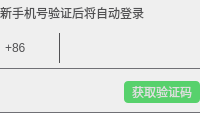
                <widget class="QWidget" name="tab_login1">
                 <attribute name="title">
                  <string>短信登录</string>
                 </attribute>
                 <layout class="QVBoxLayout" name="verticalLayout_7">
                  <property name="spacing">
                   <number>0</number>
                  </property>
                  <property name="leftMargin">
                   <number>0</number>
                  </property>
                  <property name="topMargin">
                   <number>0</number>
                  </property>
                  <property name="rightMargin">
                   <number>0</number>
                  </property>
                  <property name="bottomMargin">
                   <number>0</number>
                  </property>
                  <item>
                   <layout class="QVBoxLayout" name="verticalLayout_6">
                    <property name="spacing">
                     <number>4</number>
                    </property>
                    <item>
                     <widget class="QLabel" name="label_warning">
                      <property name="minimumSize">
                       <size>
                        <width>0</width>
                        <height>25</height>
                       </size>
                      </property>
                      <property name="maximumSize">
                       <size>
                        <width>16777215</width>
                        <height>25</height>
                       </size>
                      </property>
                      <property name="styleSheet">
                       <string notr="true">QLabel
{
color: #515153;
font: 75 10pt &quot;Microsoft YaHei UI&quot;;
}</string>
                      </property>
                      <property name="text">
                       <string>新手机号验证后将自动登录</string>
                      </property>
                     </widget>
                    </item>
                    <item>
                     <widget class="QFrame" name="frame_account">
                      <property name="minimumSize">
                       <size>
                        <width>0</width>
                        <height>40</height>
                       </size>
                      </property>
                      <property name="maximumSize">
                       <size>
                        <width>16777215</width>
                        <height>40</height>
                       </size>
                      </property>
                      <property name="styleSheet">
                       <string notr="true">QFrame
{
border: 0px solid rgba(58, 58, 65,0.7);
border-bottom-width: 1px;
}</string>
                      </property>
                      <property name="frameShape">
                       <enum>QFrame::StyledPanel</enum>
                      </property>
                      <property name="frameShadow">
                       <enum>QFrame::Raised</enum>
                      </property>
                      <layout class="QVBoxLayout" name="verticalLayout_4">
                       <property name="spacing">
                        <number>0</number>
                       </property>
                       <property name="leftMargin">
                        <number>0</number>
                       </property>
                       <property name="topMargin">
                        <number>0</number>
                       </property>
                       <property name="rightMargin">
                        <number>0</number>
                       </property>
                       <property name="bottomMargin">
                        <number>1</number>
                       </property>
                       <item>
                        <layout class="QHBoxLayout" name="horizontalLayout_5">
                         <item>
                          <widget class="QComboBox" name="comboBox_area">
                           <property name="minimumSize">
                            <size>
                             <width>60</width>
                             <height>30</height>
                            </size>
                           </property>
                           <property name="maximumSize">
                            <size>
                             <width>60</width>
                             <height>30</height>
                            </size>
                           </property>
                           <property name="styleSheet">
                            <string notr="true">#comboBox_area
{
color: #515153;
border: 0px solid #515153;
border-right-width: 1px;
font: 75 11pt &quot;Microsoft YaHei UI&quot;;
background-color: transparent;
}

#comboBox_area::drop-down
{
border: none;
}

QListView
{
color: #515153;
font: 75 11pt &quot;Microsoft YaHei UI&quot;;
background-color: #30333f;
}

QListView::item
{
height: 25px;
border-radius: 3px;
}

QListView::item:hover
{
height: 28px;
color: #ffffff;
background-color: #32486d;
}</string>
                           </property>
                           <item>
                            <property name="text">
                             <string>+86</string>
                            </property>
                           </item>
                           <item>
                            <property name="text">
                             <string>186</string>
                            </property>
                           </item>
                           <item>
                            <property name="text">
                             <string>183</string>
                            </property>
                           </item>
                           <item>
                            <property name="text">
                             <string>130</string>
                            </property>
                           </item>
                           <item>
                            <property name="text">
                             <string>138</string>
                            </property>
                           </item>
                           <item>
                            <property name="text">
                             <string>169</string>
                            </property>
                           </item>
                           <item>
                            <property name="text">
                             <string>131</string>
                            </property>
                           </item>
                          </widget>
                         </item>
                         <item>
                          <widget class="QLineEdit" name="lineEdit_telNumber">
                           <property name="minimumSize">
                            <size>
                             <width>0</width>
                             <height>30</height>
                            </size>
                           </property>
                           <property name="maximumSize">
                            <size>
                             <width>16777215</width>
                             <height>30</height>
                            </size>
                           </property>
                           <property name="styleSheet">
                            <string notr="true">QLineEdit
{
border:  none;
color: white;
font: 75 10pt &quot;Microsoft YaHei UI&quot;;
padding-left: 5px;
background-color: transparent;
}

QLineEdit:hover
{

}

</string>
                           </property>
                           <property name="text">
                            <string/>
                           </property>
                          </widget>
                         </item>
                        </layout>
                       </item>
                      </layout>
                     </widget>
                    </item>
                    <item>
                     <widget class="QFrame" name="frame_passwd">
                      <property name="minimumSize">
                       <size>
                        <width>0</width>
                        <height>40</height>
                       </size>
                      </property>
                      <property name="maximumSize">
                       <size>
                        <width>16777215</width>
                        <height>40</height>
                       </size>
                      </property>
                      <property name="styleSheet">
                       <string notr="true">QFrame
{
border: 0px solid rgba(58, 58, 65,0.7);
border-bottom-width: 1px;
}</string>
                      </property>
                      <property name="frameShape">
                       <enum>QFrame::StyledPanel</enum>
                      </property>
                      <property name="frameShadow">
                       <enum>QFrame::Raised</enum>
                      </property>
                      <layout class="QVBoxLayout" name="verticalLayout_5">
                       <property name="spacing">
                        <number>0</number>
                       </property>
                       <property name="leftMargin">
                        <number>0</number>
                       </property>
                       <property name="topMargin">
                        <number>0</number>
                       </property>
                       <property name="rightMargin">
                        <number>0</number>
                       </property>
                       <property name="bottomMargin">
                        <number>1</number>
                       </property>
                       <item>
                        <layout class="QHBoxLayout" name="horizontalLayout_6">
                         <property name="spacing">
                          <number>0</number>
                         </property>
                         <item>
                          <widget class="QLineEdit" name="lineEdit_checkCode">
                           <property name="minimumSize">
                            <size>
                             <width>0</width>
                             <height>30</height>
                            </size>
                           </property>
                           <property name="maximumSize">
                            <size>
                             <width>16777215</width>
                             <height>30</height>
                            </size>
                           </property>
                           <property name="styleSheet">
                            <string notr="true">QLineEdit
{
border:  none;
color: white;
font: 75 10pt &quot;Microsoft YaHei UI&quot;;
padding-left: 5px;
background-color: transparent;
}

QLineEdit:hover
{

}

</string>
                           </property>
                           <property name="text">
                            <string/>
                           </property>
                          </widget>
                         </item>
                         <item>
                          <widget class="QPushButton" name="pushButton_checkCode">
                           <property name="minimumSize">
                            <size>
                             <width>76</width>
                             <height>22</height>
                            </size>
                           </property>
                           <property name="maximumSize">
                            <size>
                             <width>76</width>
                             <height>22</height>
                            </size>
                           </property>
                           <property name="styleSheet">
                            <string notr="true">QPushButton
{
border: none;
color: #dfdfe0;
text-align: center;
padding-right:3px;
padding-left:3px;
border-radius: 4px;
background-color: rgba(21, 196, 52,0.7);
}

QPushButton:hover
{
color: white;
border-radius: 4px;
background-color: rgba(21, 196, 52,0.7);
}</string>
                           </property>
                           <property name="text">
                            <string>获取验证码</string>
                           </property>
                          </widget>
                         </item>
                        </layout>
                       </item>
                      </layout>
                     </widget>
                    </item>
                   </layout>
                  </item>
                 </layout>
                </widget>
